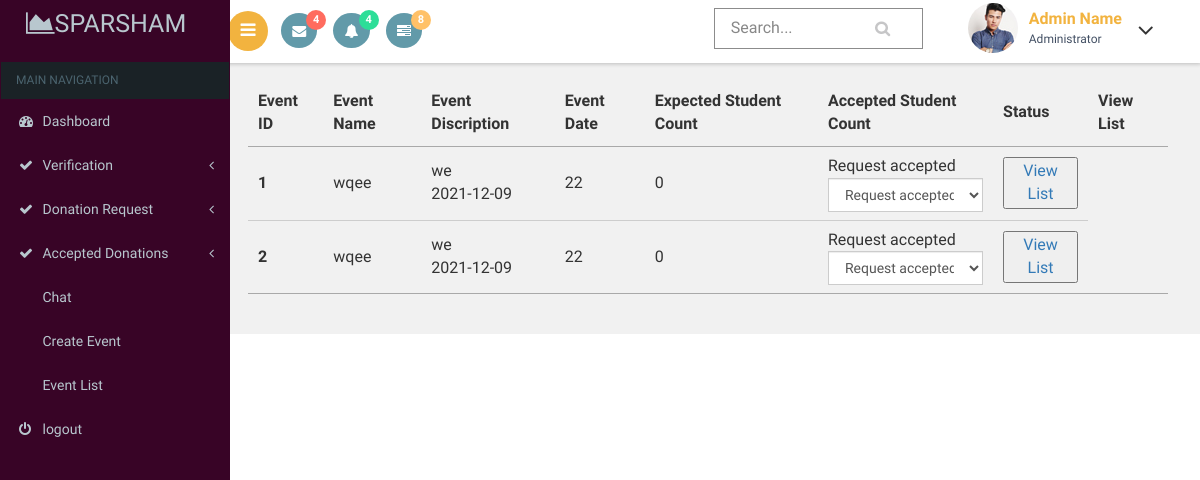
The page /secratary/eventlist.php on the database as committed earlier.
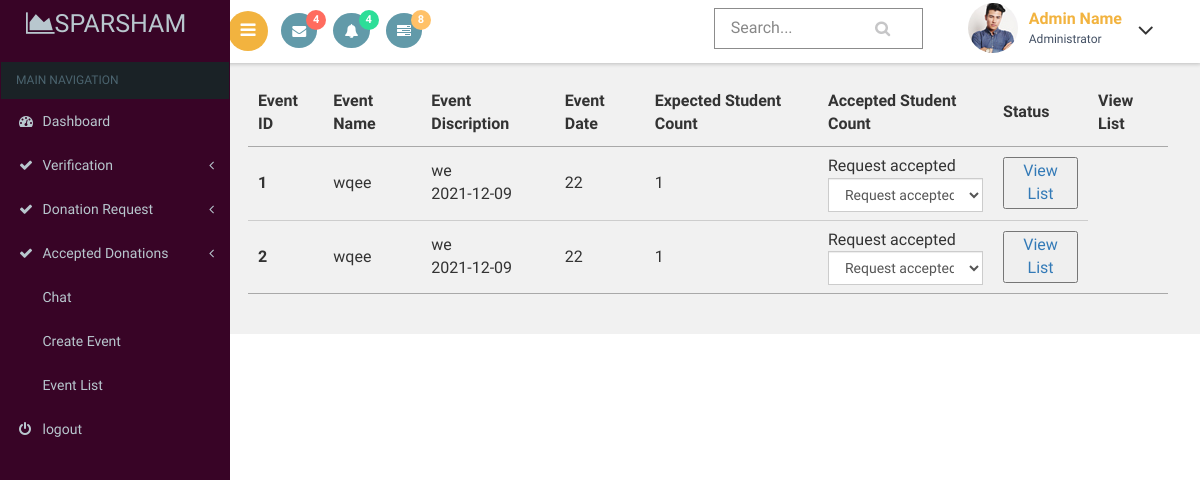
The same page on the database as committed later.
### tables this page shows
CREATE TABLE `events` (
  `event_id` int(11) NOT NULL,
  `event_name` varchar(30) NOT NULL,
  `event_discription` text NOT NULL,
  `event_date` date NOT NULL,
  `expected_students` int(11) NOT NULL,
  `accepted_students` int(11) NOT NULL DEFAULT 0,
  `event_status` int(11) NOT NULL DEFAULT 1
);

### secratary/eventlist.php (the view, shortened to what this page needs)
<?php
include("dbconn.php");
?>
<!DOCTYPE html>
<html>
<head>
    <link href="css/bootstrap.css" rel='stylesheet' type='text/css' />
<link href="css/style.css" rel='stylesheet' type='text/css' />
<link href="css/font-awesome.css" rel="stylesheet">
<link href='css/SidebarNav.min.css' media='all' rel='stylesheet' type='text/css'/>
<link href="css/custom.css" rel="stylesheet">
    <link rel="stylesheet" type="text/css" href="https://cdn.datatables.net/1.10.21/css/jquery.dataTables.css">
</head>
<body class="cbp-spmenu-push">
    <div class="main-content">
    <div class="cbp-spmenu cbp-spmenu-vertical cbp-spmenu-left" id="cbp-spmenu-s1">
        <aside class="sidebar-left">
      <nav class="navbar navbar-inverse">
          <div class="navbar-header">
            <h1><a class="navbar-brand" href="index.html"><span class="fa fa-area-chart"></span>Sparsham<span class="dashboard_text"></span></a></h1>
          </div>
          <?php
          include("menu.php");
          ?>
      </nav>
    </aside>
    </div>
        <?php
        include("header.php");
        ?>
        <div id="page-wrapper">
    <table id="table_id" class="display">
    <thead>
        <tr>
        <th>Event ID</th>
        <th>Event Name</th>
        <th>Event Discription</th>
        <th>Event Date</th>
        <th>Expected Student Count</th>
        <th>Accepted Student Count</th>
        <th>Status</th>
        <th>View List</th>
        </tr>
    </thead>
    <tbody>
         <?php
            $sql="select * from events";
            $res=mysqli_query($conn,$sql);
            if(mysqli_num_rows($res)>0){
                while($r=mysqli_fetch_assoc($res)){
            ?>
           <tr>
      <th scope="row"><?php echo $r['event_id']?></th>
      <td><?php echo $r['event_name']?></td>
      <td><?php echo $r['event_discription']?><br>
        <?php echo $r['event_date']?><br>
      </td>
      <td><?php echo $r['expected_students']?></td>
      <td><?php echo $r['accepted_students']?></td>
        <td>
            <div id="<?php echo $r['event_id']?>">
                <?php
         if($r['event_status']==0)
            echo "Request not accepted";
        else if($r['event_status']==1)
            echo "Request accepted";
        else if($r['event_status']==2)
            echo "Request rejected";
        else if($r['event_status']==3)
            echo "Request completed";
     ?>
 </div>
 <form>
          <select class="form-control"  onchange="updatestatus(this.value,<?php echo $r['event_id']?>)">
            <option value disabled selected> <?php
            if($r['event_status']==0)
            echo "Request not accepted";
        else if($r['event_status']==1)
            echo "Request accepted";
        else if($r['event_status']==2)
            echo "Request rejected";
        else if($r['event_status']==3)
            echo "Request completed";
            ?></option>
          </select>
      </form>
</td>
<td>
<a href="eventparticipents.php?event_id=<?php echo $r['event_id']?>">
<button>View List</button>
</a>
</td>
    </tr>
            <?php
        }
    }
            ?>
    </tbody>
</table>
</div></div>
</body>
</html>

Rows that differ between the two databases and show on the page:
changed events id 1: accepted_students "0" → "1"
changed events id 2: accepted_students "0" → "1"
